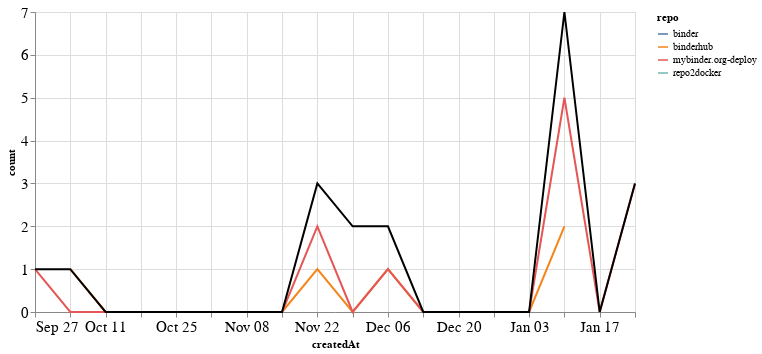

Here is the notebook cell this chart was saved with:
### Markdown cell above
### PRs

### Code cell
prs_time = prs.groupby('repo').resample('W', on='createdAt').count()['author'].reset_index()
prs_time = prs_time.rename(columns={'author': 'count'})
prs_time_total = prs_time.groupby('createdAt').agg({"count": "sum"}).reset_index()

ch1 = alt.Chart(prs_time, width=600).mark_line().encode(
    x='createdAt',
    y='count',
    color='repo',
    tooltip="repo"
)

ch2 = alt.Chart(prs_time_total, width=600).mark_line(color="black").encode(
    x='createdAt',
    y='count',
)

ch1 + ch2

### Figure 1 — Vega-Lite specification as saved in the notebook (floating-point values rounded to 4 significant figures)
{"config": {"axisLeft": {"labelFontSize": 15}, "axisBottom": {"labelFontSize": 15}}, "layer": [{"data": {"name": "data-d23e404d79c7aa8daaad561dfccda2a3"}, "mark": "line", "encoding": {"color": {"type": "nominal", "field": "repo"}, "tooltip": {"type": "nominal", "field": "repo"}, "x": {"type": "temporal", "field": "createdAt"}, "y": {"type": "quantitative", "field": "count"}}, "width": 600}, {"data": {"name": "data-e3d6de5b86df702584e827f8f7820397"}, "mark": {"type": "line", "color": "black"}, "encoding": {"x": {"type": "temporal", "field": "createdAt"}, "y": {"type": "quantitative", "field": "count"}}, "width": 600}], "$schema": "https://vega.github.io/schema/vega-lite/v4.8.1.json", "datasets": {"data-d23e404d79c7aa8daaad561dfccda2a3": [{"repo": "binder", "createdAt": "2020-11-29T00:00:00", "count": 1}, {"repo": "binderhub", "createdAt": "2020-10-04T00:00:00", "count": 1}, {"repo": "binderhub", "createdAt": "2020-10-11T00:00:00", "count": 0}, {"repo": "binderhub", "createdAt": "2020-10-18T00:00:00", "count": 0}, {"repo": "binderhub", "createdAt": "2020-10-25T00:00:00", "count": 0}, {"repo": "binderhub", "createdAt": "2020-11-01T00:00:00", "count": 0}, {"repo": "binderhub", "createdAt": "2020-11-08T00:00:00", "count": 0}, {"repo": "binderhub", "createdAt": "2020-11-15T00:00:00", "count": 0}, {"repo": "binderhub", "createdAt": "2020-11-22T00:00:00", "count": 1}, {"repo": "binderhub", "createdAt": "2020-11-29T00:00:00", "count": 0}, {"repo": "binderhub", "createdAt": "2020-12-06T00:00:00", "count": 1}, {"repo": "binderhub", "createdAt": "2020-12-13T00:00:00", "count": 0}, {"repo": "binderhub", "createdAt": "2020-12-20T00:00:00", "count": 0}, {"repo": "binderhub", "createdAt": "2020-12-27T00:00:00", "count": 0}, {"repo": "binderhub", "createdAt": "2021-01-03T00:00:00", "count": 0}, {"repo": "binderhub", "createdAt": "2021-01-10T00:00:00", "count": 2}, {"repo": "mybinder.org-deploy", "createdAt": "2020-09-27T00:00:00", "count": 1}, {"repo": "mybinder.org-deploy", "createdAt": "2020-10-04T00:00:00", "count": 0}, {"repo": "mybinder.org-deploy", "createdAt": "2020-10-11T00:00:00", "count": 0}, {"repo": "mybinder.org-deploy", "createdAt": "2020-10-18T00:00:00", "count": 0}, {"repo": "mybinder.org-deploy", "createdAt": "2020-10-25T00:00:00", "count": 0}, {"repo": "mybinder.org-deploy", "createdAt": "2020-11-01T00:00:00", "count": 0}, {"repo": "mybinder.org-deploy", "createdAt": "2020-11-08T00:00:00", "count": 0}, {"repo": "mybinder.org-deploy", "createdAt": "2020-11-15T00:00:00", "count": 0}, {"repo": "mybinder.org-deploy", "createdAt": "2020-11-22T00:00:00", "count": 2}, {"repo": "mybinder.org-deploy", "createdAt": "2020-11-29T00:00:00", "count": 0}, {"repo": "mybinder.org-deploy", "createdAt": "2020-12-06T00:00:00", "count": 1}, {"repo": "mybinder.org-deploy", "createdAt": "2020-12-13T00:00:00", "count": 0}, {"repo": "mybinder.org-deploy", "createdAt": "2020-12-20T00:00:00", "count": 0}, {"repo": "mybinder.org-deploy", "createdAt": "2020-12-27T00:00:00", "count": 0}, {"repo": "mybinder.org-deploy", "createdAt": "2021-01-03T00:00:00", "count": 0}, {"repo": "mybinder.org-deploy", "createdAt": "2021-01-10T00:00:00", "count": 5}, {"repo": "mybinder.org-deploy", "createdAt": "2021-01-17T00:00:00", "count": 0}, {"repo": "mybinder.org-deploy", "createdAt": "2021-01-24T00:00:00", "count": 3}, {"repo": "repo2docker", "createdAt": "2020-11-29T00:00:00", "count": 1}], "data-e3d6de5b86df702584e827f8f7820397": [{"createdAt": "2020-09-27T00:00:00", "count": 1}, {"createdAt": "2020-10-04T00:00:00", "count": 1}, {"createdAt": "2020-10-11T00:00:00", "count": 0}, {"createdAt": "2020-10-18T00:00:00", "count": 0}, {"createdAt": "2020-10-25T00:00:00", "count": 0}, {"createdAt": "2020-11-01T00:00:00", "count": 0}, {"createdAt": "2020-11-08T00:00:00", "count": 0}, {"createdAt": "2020-11-15T00:00:00", "count": 0}, {"createdAt": "2020-11-22T00:00:00", "count": 3}, {"createdAt": "2020-11-29T00:00:00", "count": 2}, {"createdAt": "2020-12-06T00:00:00", "count": 2}, {"createdAt": "2020-12-13T00:00:00", "count": 0}, {"createdAt": "2020-12-20T00:00:00", "count": 0}, {"createdAt": "2020-12-27T00:00:00", "count": 0}, {"createdAt": "2021-01-03T00:00:00", "count": 0}, {"createdAt": "2021-01-10T00:00:00", "count": 7}, {"createdAt": "2021-01-17T00:00:00", "count": 0}, {"createdAt": "2021-01-24T00:00:00", "count": 3}]}}
